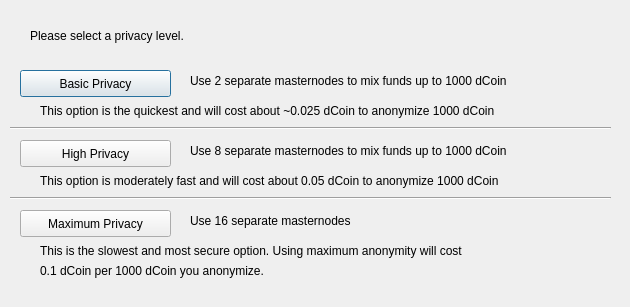
<?xml version="1.0" encoding="UTF-8"?>
<ui version="4.0">
 <class>DarksendConfig</class>
 <widget class="QDialog" name="DarksendConfig">
  <property name="geometry">
   <rect>
    <x>0</x>
    <y>0</y>
    <width>630</width>
    <height>307</height>
   </rect>
  </property>
  <property name="windowTitle">
   <string>Configure Darksend</string>
  </property>
  <widget class="QPushButton" name="buttonBasic">
   <property name="geometry">
    <rect>
     <x>20</x>
     <y>70</y>
     <width>151</width>
     <height>27</height>
    </rect>
   </property>
   <property name="text">
    <string>Basic Privacy</string>
   </property>
  </widget>
  <widget class="QPushButton" name="buttonHigh">
   <property name="geometry">
    <rect>
     <x>20</x>
     <y>140</y>
     <width>151</width>
     <height>27</height>
    </rect>
   </property>
   <property name="text">
    <string>High Privacy</string>
   </property>
  </widget>
  <widget class="QPushButton" name="buttonMax">
   <property name="geometry">
    <rect>
     <x>20</x>
     <y>210</y>
     <width>151</width>
     <height>27</height>
    </rect>
   </property>
   <property name="text">
    <string>Maximum Privacy</string>
   </property>
  </widget>
  <widget class="QLabel" name="label">
   <property name="geometry">
    <rect>
     <x>30</x>
     <y>20</y>
     <width>571</width>
     <height>31</height>
    </rect>
   </property>
   <property name="text">
    <string>Please select a privacy level.</string>
   </property>
  </widget>
  <widget class="QLabel" name="label_2">
   <property name="geometry">
    <rect>
     <x>190</x>
     <y>70</y>
     <width>421</width>
     <height>21</height>
    </rect>
   </property>
   <property name="text">
    <string>Use 2 separate masternodes to mix funds up to 1000 dCoin</string>
   </property>
  </widget>
  <widget class="QLabel" name="label_3">
   <property name="geometry">
    <rect>
     <x>190</x>
     <y>140</y>
     <width>411</width>
     <height>21</height>
    </rect>
   </property>
   <property name="text">
    <string>Use 8 separate masternodes to mix funds up to 1000 dCoin</string>
   </property>
  </widget>
  <widget class="QLabel" name="label_4">
   <property name="geometry">
    <rect>
     <x>190</x>
     <y>210</y>
     <width>421</width>
     <height>21</height>
    </rect>
   </property>
   <property name="text">
    <string>Use 16 separate masternodes</string>
   </property>
  </widget>
  <widget class="QLabel" name="label_6">
   <property name="geometry">
    <rect>
     <x>40</x>
     <y>100</y>
     <width>561</width>
     <height>21</height>
    </rect>
   </property>
   <property name="text">
    <string>This option is the quickest and will cost about ~0.025 dCoin to anonymize 1000 dCoin</string>
   </property>
  </widget>
  <widget class="QLabel" name="label_7">
   <property name="geometry">
    <rect>
     <x>40</x>
     <y>170</y>
     <width>561</width>
     <height>21</height>
    </rect>
   </property>
   <property name="text">
    <string>This option is moderately fast and will cost about 0.05 dCoin to anonymize 1000 dCoin</string>
   </property>
  </widget>
  <widget class="QLabel" name="label_8">
   <property name="geometry">
    <rect>
     <x>40</x>
     <y>240</y>
     <width>561</width>
     <height>21</height>
    </rect>
   </property>
   <property name="text">
    <string>This is the slowest and most secure option. Using maximum anonymity will cost</string>
   </property>
  </widget>
  <widget class="QLabel" name="label_9">
   <property name="geometry">
    <rect>
     <x>40</x>
     <y>260</y>
     <width>561</width>
     <height>21</height>
    </rect>
   </property>
   <property name="text">
    <string>0.1 dCoin per 1000 dCoin you anonymize.</string>
   </property>
  </widget>
  <widget class="Line" name="line">
   <property name="geometry">
    <rect>
     <x>10</x>
     <y>120</y>
     <width>601</width>
     <height>16</height>
    </rect>
   </property>
   <property name="orientation">
    <enum>Qt::Horizontal</enum>
   </property>
  </widget>
  <widget class="Line" name="line_2">
   <property name="geometry">
    <rect>
     <x>10</x>
     <y>190</y>
     <width>601</width>
     <height>16</height>
    </rect>
   </property>
   <property name="orientation">
    <enum>Qt::Horizontal</enum>
   </property>
  </widget>
 </widget>
 <resources/>
 <connections/>
</ui>
